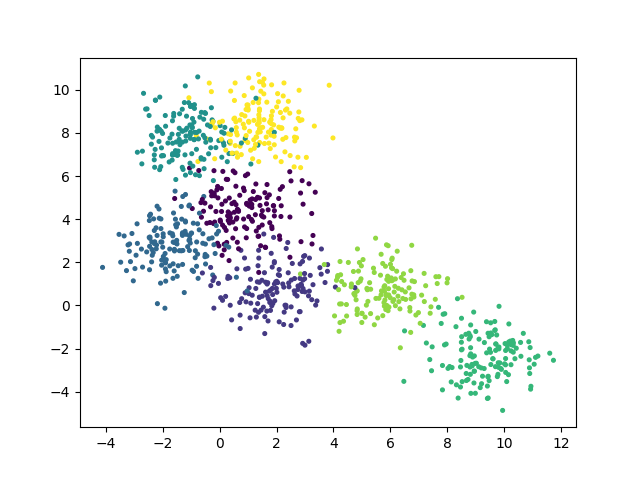

Recreate this plot in Python.
from sklearn.datasets import make_blobs
from matplotlib import pyplot as plt

X, true_labels = make_blobs(n_samples=1000, centers=7, n_features=2, random_state=0)
# different color for each label
fig, ax = plt.subplots()
ax.scatter(X[:, 0], X[:, 1], c=true_labels, s=7, cmap='viridis')
plt.savefig('blobs.png')